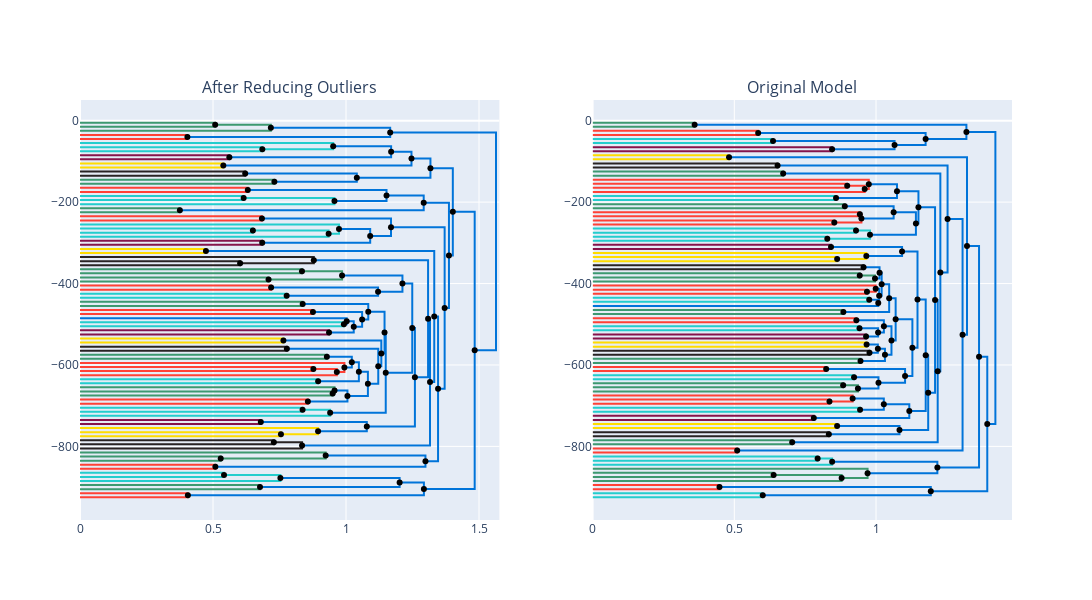

This figure's notebook cell:
### Code cell
# Generate both hierarchy figures
fig1 = model_copy.visualize_hierarchy(hierarchical_topics=model_jer_refit)
fig2 = model.visualize_hierarchy(hierarchical_topics=model_jer)

# Create a subplot: 1 row, 2 columns
combined_fig = make_subplots(rows=1, cols=2, subplot_titles=("Model after Reducing Outliers", "Original Model"))

# Add traces from the first hierarchy figure
for trace in fig1.data:
    combined_fig.add_trace(trace, row=1, col=1)

# Add traces from the second hierarchy figure
for trace in fig2.data:
    combined_fig.add_trace(trace, row=1, col=2)

# Update layout
combined_fig.update_layout(height=600, width=1200, showlegend=False)

# Show combined figure
combined_fig.show()
